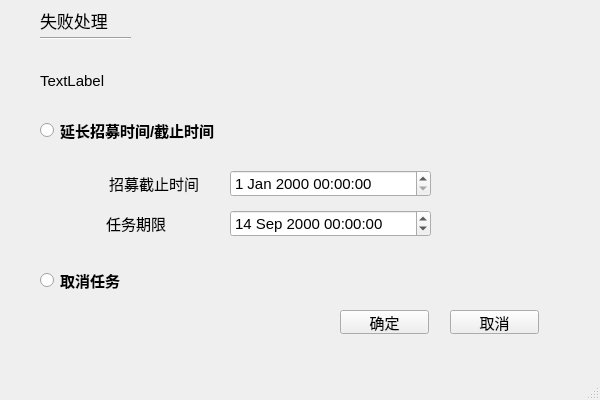
<?xml version="1.0" encoding="UTF-8"?>
<ui version="4.0">
 <class>RcrtMFailProc</class>
 <widget class="QMainWindow" name="RcrtMFailProc">
  <property name="geometry">
   <rect>
    <x>0</x>
    <y>0</y>
    <width>600</width>
    <height>400</height>
   </rect>
  </property>
  <property name="windowTitle">
   <string>MainWindow</string>
  </property>
  <widget class="QWidget" name="centralwidget">
   <widget class="QLabel" name="label">
    <property name="geometry">
     <rect>
      <x>40</x>
      <y>10</y>
      <width>91</width>
      <height>21</height>
     </rect>
    </property>
    <property name="font">
     <font>
      <pointsize>13</pointsize>
     </font>
    </property>
    <property name="text">
     <string>失败处理</string>
    </property>
   </widget>
   <widget class="Line" name="line">
    <property name="geometry">
     <rect>
      <x>40</x>
      <y>30</y>
      <width>91</width>
      <height>16</height>
     </rect>
    </property>
    <property name="orientation">
     <enum>Qt::Horizontal</enum>
    </property>
   </widget>
   <widget class="QLabel" name="label_notice">
    <property name="geometry">
     <rect>
      <x>40</x>
      <y>50</y>
      <width>531</width>
      <height>61</height>
     </rect>
    </property>
    <property name="font">
     <font>
      <pointsize>11</pointsize>
     </font>
    </property>
    <property name="text">
     <string>TextLabel</string>
    </property>
   </widget>
   <widget class="QRadioButton" name="radio_delay">
    <property name="geometry">
     <rect>
      <x>40</x>
      <y>120</y>
      <width>271</width>
      <height>21</height>
     </rect>
    </property>
    <property name="font">
     <font>
      <pointsize>11</pointsize>
      <weight>75</weight>
      <bold>true</bold>
     </font>
    </property>
    <property name="text">
     <string>延长招募时间/截止时间</string>
    </property>
   </widget>
   <widget class="QRadioButton" name="radio_cancel">
    <property name="geometry">
     <rect>
      <x>40</x>
      <y>270</y>
      <width>117</width>
      <height>21</height>
     </rect>
    </property>
    <property name="font">
     <font>
      <pointsize>11</pointsize>
      <weight>75</weight>
      <bold>true</bold>
     </font>
    </property>
    <property name="text">
     <string>取消任务</string>
    </property>
   </widget>
   <widget class="QPushButton" name="confirm">
    <property name="geometry">
     <rect>
      <x>340</x>
      <y>310</y>
      <width>89</width>
      <height>24</height>
     </rect>
    </property>
    <property name="font">
     <font>
      <pointsize>11</pointsize>
     </font>
    </property>
    <property name="text">
     <string>确定</string>
    </property>
   </widget>
   <widget class="QPushButton" name="cancel">
    <property name="geometry">
     <rect>
      <x>450</x>
      <y>310</y>
      <width>89</width>
      <height>24</height>
     </rect>
    </property>
    <property name="font">
     <font>
      <pointsize>11</pointsize>
     </font>
    </property>
    <property name="text">
     <string>取消</string>
    </property>
   </widget>
   <widget class="QLabel" name="label_4">
    <property name="geometry">
     <rect>
      <x>100</x>
      <y>170</y>
      <width>108</width>
      <height>27</height>
     </rect>
    </property>
    <property name="font">
     <font>
      <family>宋体</family>
      <pointsize>11</pointsize>
     </font>
    </property>
    <property name="text">
     <string>招募截止时间</string>
    </property>
    <property name="alignment">
     <set>Qt::AlignCenter</set>
    </property>
   </widget>
   <widget class="QDateTimeEdit" name="recruitMTime">
    <property name="geometry">
     <rect>
      <x>230</x>
      <y>170</y>
      <width>201</width>
      <height>27</height>
     </rect>
    </property>
    <property name="font">
     <font>
      <pointsize>11</pointsize>
     </font>
    </property>
   </widget>
   <widget class="QLabel" name="label_3">
    <property name="geometry">
     <rect>
      <x>100</x>
      <y>210</y>
      <width>72</width>
      <height>27</height>
     </rect>
    </property>
    <property name="font">
     <font>
      <family>宋体</family>
      <pointsize>11</pointsize>
     </font>
    </property>
    <property name="text">
     <string>任务期限</string>
    </property>
    <property name="alignment">
     <set>Qt::AlignCenter</set>
    </property>
   </widget>
   <widget class="QDateTimeEdit" name="missionDDL">
    <property name="geometry">
     <rect>
      <x>230</x>
      <y>210</y>
      <width>201</width>
      <height>27</height>
     </rect>
    </property>
    <property name="font">
     <font>
      <pointsize>11</pointsize>
     </font>
    </property>
    <property name="dateTime">
     <datetime>
      <hour>0</hour>
      <minute>0</minute>
      <second>0</second>
      <year>2000</year>
      <month>9</month>
      <day>14</day>
     </datetime>
    </property>
    <property name="minimumDateTime">
     <datetime>
      <hour>0</hour>
      <minute>0</minute>
      <second>0</second>
      <year>2000</year>
      <month>1</month>
      <day>1</day>
     </datetime>
    </property>
   </widget>
  </widget>
  <widget class="QMenuBar" name="menubar">
   <property name="geometry">
    <rect>
     <x>0</x>
     <y>0</y>
     <width>600</width>
     <height>25</height>
    </rect>
   </property>
  </widget>
  <widget class="QStatusBar" name="statusbar"/>
 </widget>
 <resources/>
 <connections/>
</ui>
